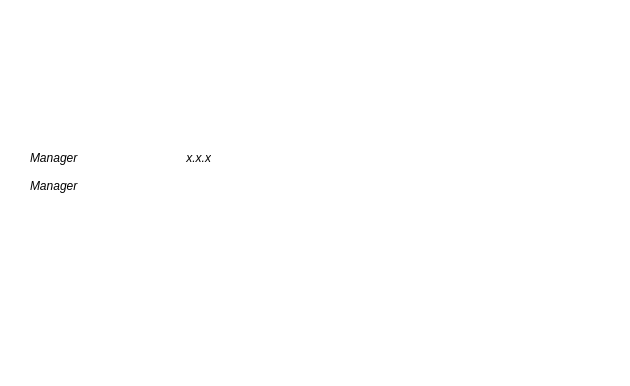
<?xml version="1.0" encoding="UTF-8"?>
<ui version="4.0">
 <class>uiSplashScreen</class>
 <widget class="QDialog" name="uiSplashScreen">
  <property name="geometry">
   <rect>
    <x>0</x>
    <y>0</y>
    <width>630</width>
    <height>386</height>
   </rect>
  </property>
  <property name="palette">
   <palette>
    <active>
     <colorrole role="WindowText">
      <brush brushstyle="SolidPattern">
       <color alpha="255">
        <red>0</red>
        <green>0</green>
        <blue>0</blue>
       </color>
      </brush>
     </colorrole>
     <colorrole role="Button">
      <brush brushstyle="SolidPattern">
       <color alpha="255">
        <red>255</red>
        <green>255</green>
        <blue>255</blue>
       </color>
      </brush>
     </colorrole>
     <colorrole role="Light">
      <brush brushstyle="SolidPattern">
       <color alpha="255">
        <red>255</red>
        <green>255</green>
        <blue>255</blue>
       </color>
      </brush>
     </colorrole>
     <colorrole role="Midlight">
      <brush brushstyle="SolidPattern">
       <color alpha="255">
        <red>255</red>
        <green>255</green>
        <blue>255</blue>
       </color>
      </brush>
     </colorrole>
     <colorrole role="Dark">
      <brush brushstyle="SolidPattern">
       <color alpha="255">
        <red>127</red>
        <green>127</green>
        <blue>127</blue>
       </color>
      </brush>
     </colorrole>
     <colorrole role="Mid">
      <brush brushstyle="SolidPattern">
       <color alpha="255">
        <red>170</red>
        <green>170</green>
        <blue>170</blue>
       </color>
      </brush>
     </colorrole>
     <colorrole role="Text">
      <brush brushstyle="SolidPattern">
       <color alpha="255">
        <red>0</red>
        <green>0</green>
        <blue>0</blue>
       </color>
      </brush>
     </colorrole>
     <colorrole role="BrightText">
      <brush brushstyle="SolidPattern">
       <color alpha="255">
        <red>255</red>
        <green>255</green>
        <blue>255</blue>
       </color>
      </brush>
     </colorrole>
     <colorrole role="ButtonText">
      <brush brushstyle="SolidPattern">
       <color alpha="255">
        <red>0</red>
        <green>0</green>
        <blue>0</blue>
       </color>
      </brush>
     </colorrole>
     <colorrole role="Base">
      <brush brushstyle="SolidPattern">
       <color alpha="255">
        <red>255</red>
        <green>255</green>
        <blue>255</blue>
       </color>
      </brush>
     </colorrole>
     <colorrole role="Window">
      <brush brushstyle="SolidPattern">
       <color alpha="255">
        <red>255</red>
        <green>255</green>
        <blue>255</blue>
       </color>
      </brush>
     </colorrole>
     <colorrole role="Shadow">
      <brush brushstyle="SolidPattern">
       <color alpha="255">
        <red>0</red>
        <green>0</green>
        <blue>0</blue>
       </color>
      </brush>
     </colorrole>
     <colorrole role="AlternateBase">
      <brush brushstyle="SolidPattern">
       <color alpha="255">
        <red>255</red>
        <green>255</green>
        <blue>255</blue>
       </color>
      </brush>
     </colorrole>
     <colorrole role="ToolTipBase">
      <brush brushstyle="SolidPattern">
       <color alpha="255">
        <red>255</red>
        <green>255</green>
        <blue>220</blue>
       </color>
      </brush>
     </colorrole>
     <colorrole role="ToolTipText">
      <brush brushstyle="SolidPattern">
       <color alpha="255">
        <red>0</red>
        <green>0</green>
        <blue>0</blue>
       </color>
      </brush>
     </colorrole>
    </active>
    <inactive>
     <colorrole role="WindowText">
      <brush brushstyle="SolidPattern">
       <color alpha="255">
        <red>0</red>
        <green>0</green>
        <blue>0</blue>
       </color>
      </brush>
     </colorrole>
     <colorrole role="Button">
      <brush brushstyle="SolidPattern">
       <color alpha="255">
        <red>255</red>
        <green>255</green>
        <blue>255</blue>
       </color>
      </brush>
     </colorrole>
     <colorrole role="Light">
      <brush brushstyle="SolidPattern">
       <color alpha="255">
        <red>255</red>
        <green>255</green>
        <blue>255</blue>
       </color>
      </brush>
     </colorrole>
     <colorrole role="Midlight">
      <brush brushstyle="SolidPattern">
       <color alpha="255">
        <red>255</red>
        <green>255</green>
        <blue>255</blue>
       </color>
      </brush>
     </colorrole>
     <colorrole role="Dark">
      <brush brushstyle="SolidPattern">
       <color alpha="255">
        <red>127</red>
        <green>127</green>
        <blue>127</blue>
       </color>
      </brush>
     </colorrole>
     <colorrole role="Mid">
      <brush brushstyle="SolidPattern">
       <color alpha="255">
        <red>170</red>
        <green>170</green>
        <blue>170</blue>
       </color>
      </brush>
     </colorrole>
     <colorrole role="Text">
      <brush brushstyle="SolidPattern">
       <color alpha="255">
        <red>0</red>
        <green>0</green>
        <blue>0</blue>
       </color>
      </brush>
     </colorrole>
     <colorrole role="BrightText">
      <brush brushstyle="SolidPattern">
       <color alpha="255">
        <red>255</red>
        <green>255</green>
        <blue>255</blue>
       </color>
      </brush>
     </colorrole>
     <colorrole role="ButtonText">
      <brush brushstyle="SolidPattern">
       <color alpha="255">
        <red>0</red>
        <green>0</green>
        <blue>0</blue>
       </color>
      </brush>
     </colorrole>
     <colorrole role="Base">
      <brush brushstyle="SolidPattern">
       <color alpha="255">
        <red>255</red>
        <green>255</green>
        <blue>255</blue>
       </color>
      </brush>
     </colorrole>
     <colorrole role="Window">
      <brush brushstyle="SolidPattern">
       <color alpha="255">
        <red>255</red>
        <green>255</green>
        <blue>255</blue>
       </color>
      </brush>
     </colorrole>
     <colorrole role="Shadow">
      <brush brushstyle="SolidPattern">
       <color alpha="255">
        <red>0</red>
        <green>0</green>
        <blue>0</blue>
       </color>
      </brush>
     </colorrole>
     <colorrole role="AlternateBase">
      <brush brushstyle="SolidPattern">
       <color alpha="255">
        <red>255</red>
        <green>255</green>
        <blue>255</blue>
       </color>
      </brush>
     </colorrole>
     <colorrole role="ToolTipBase">
      <brush brushstyle="SolidPattern">
       <color alpha="255">
        <red>255</red>
        <green>255</green>
        <blue>220</blue>
       </color>
      </brush>
     </colorrole>
     <colorrole role="ToolTipText">
      <brush brushstyle="SolidPattern">
       <color alpha="255">
        <red>0</red>
        <green>0</green>
        <blue>0</blue>
       </color>
      </brush>
     </colorrole>
    </inactive>
    <disabled>
     <colorrole role="WindowText">
      <brush brushstyle="SolidPattern">
       <color alpha="255">
        <red>127</red>
        <green>127</green>
        <blue>127</blue>
       </color>
      </brush>
     </colorrole>
     <colorrole role="Button">
      <brush brushstyle="SolidPattern">
       <color alpha="255">
        <red>255</red>
        <green>255</green>
        <blue>255</blue>
       </color>
      </brush>
     </colorrole>
     <colorrole role="Light">
      <brush brushstyle="SolidPattern">
       <color alpha="255">
        <red>255</red>
        <green>255</green>
        <blue>255</blue>
       </color>
      </brush>
     </colorrole>
     <colorrole role="Midlight">
      <brush brushstyle="SolidPattern">
       <color alpha="255">
        <red>255</red>
        <green>255</green>
        <blue>255</blue>
       </color>
      </brush>
     </colorrole>
     <colorrole role="Dark">
      <brush brushstyle="SolidPattern">
       <color alpha="255">
        <red>127</red>
        <green>127</green>
        <blue>127</blue>
       </color>
      </brush>
     </colorrole>
     <colorrole role="Mid">
      <brush brushstyle="SolidPattern">
       <color alpha="255">
        <red>170</red>
        <green>170</green>
        <blue>170</blue>
       </color>
      </brush>
     </colorrole>
     <colorrole role="Text">
      <brush brushstyle="SolidPattern">
       <color alpha="255">
        <red>127</red>
        <green>127</green>
        <blue>127</blue>
       </color>
      </brush>
     </colorrole>
     <colorrole role="BrightText">
      <brush brushstyle="SolidPattern">
       <color alpha="255">
        <red>255</red>
        <green>255</green>
        <blue>255</blue>
       </color>
      </brush>
     </colorrole>
     <colorrole role="ButtonText">
      <brush brushstyle="SolidPattern">
       <color alpha="255">
        <red>127</red>
        <green>127</green>
        <blue>127</blue>
       </color>
      </brush>
     </colorrole>
     <colorrole role="Base">
      <brush brushstyle="SolidPattern">
       <color alpha="255">
        <red>255</red>
        <green>255</green>
        <blue>255</blue>
       </color>
      </brush>
     </colorrole>
     <colorrole role="Window">
      <brush brushstyle="SolidPattern">
       <color alpha="255">
        <red>255</red>
        <green>255</green>
        <blue>255</blue>
       </color>
      </brush>
     </colorrole>
     <colorrole role="Shadow">
      <brush brushstyle="SolidPattern">
       <color alpha="255">
        <red>0</red>
        <green>0</green>
        <blue>0</blue>
       </color>
      </brush>
     </colorrole>
     <colorrole role="AlternateBase">
      <brush brushstyle="SolidPattern">
       <color alpha="255">
        <red>255</red>
        <green>255</green>
        <blue>255</blue>
       </color>
      </brush>
     </colorrole>
     <colorrole role="ToolTipBase">
      <brush brushstyle="SolidPattern">
       <color alpha="255">
        <red>255</red>
        <green>255</green>
        <blue>220</blue>
       </color>
      </brush>
     </colorrole>
     <colorrole role="ToolTipText">
      <brush brushstyle="SolidPattern">
       <color alpha="255">
        <red>0</red>
        <green>0</green>
        <blue>0</blue>
       </color>
      </brush>
     </colorrole>
    </disabled>
   </palette>
  </property>
  <property name="windowTitle">
   <string>Dialog</string>
  </property>
  <property name="styleSheet">
   <string notr="true"/>
  </property>
  <widget class="QLabel" name="lblSplash">
   <property name="geometry">
    <rect>
     <x>0</x>
     <y>0</y>
     <width>631</width>
     <height>321</height>
    </rect>
   </property>
   <property name="styleSheet">
    <string notr="true"/>
   </property>
   <property name="text">
    <string/>
   </property>
   <property name="scaledContents">
    <bool>true</bool>
   </property>
  </widget>
  <widget class="QLabel" name="lblSoftwareName">
   <property name="geometry">
    <rect>
     <x>30</x>
     <y>150</y>
     <width>141</width>
     <height>16</height>
    </rect>
   </property>
   <property name="font">
    <font>
     <family>Cantarell</family>
     <pointsize>9</pointsize>
     <weight>12</weight>
     <italic>true</italic>
     <bold>false</bold>
    </font>
   </property>
   <property name="styleSheet">
    <string notr="true"> font: italic 100 9pt &quot;Cantarell&quot;;
background-color: rgba(255, 255, 255, 0);


</string>
   </property>
   <property name="text">
    <string notr="true">Manager</string>
   </property>
  </widget>
  <widget class="QLabel" name="lblSlogan">
   <property name="geometry">
    <rect>
     <x>470</x>
     <y>355</y>
     <width>141</width>
     <height>16</height>
    </rect>
   </property>
   <property name="font">
    <font>
     <family>Helvetica</family>
     <pointsize>8</pointsize>
     <weight>50</weight>
     <bold>false</bold>
    </font>
   </property>
   <property name="styleSheet">
    <string notr="true">color: rgb(255,255,255) ; </string>
   </property>
   <property name="text">
    <string>Born In WCA</string>
   </property>
   <property name="alignment">
    <set>Qt::AlignRight|Qt::AlignTrailing|Qt::AlignVCenter</set>
   </property>
  </widget>
  <widget class="QLabel" name="lblVersionAlias">
   <property name="geometry">
    <rect>
     <x>30</x>
     <y>178</y>
     <width>561</width>
     <height>16</height>
    </rect>
   </property>
   <property name="font">
    <font>
     <family>Cantarell</family>
     <pointsize>9</pointsize>
     <weight>12</weight>
     <italic>true</italic>
     <bold>false</bold>
    </font>
   </property>
   <property name="styleSheet">
    <string notr="true"> font: italic 100 9pt &quot;Cantarell&quot;;
background-color: rgba(255, 255, 255, 0);</string>
   </property>
   <property name="text">
    <string notr="true">Manager</string>
   </property>
  </widget>
  <widget class="QLabel" name="lblCompany">
   <property name="geometry">
    <rect>
     <x>480</x>
     <y>332</y>
     <width>131</width>
     <height>20</height>
    </rect>
   </property>
   <property name="font">
    <font>
     <family>Helvetica</family>
     <pointsize>8</pointsize>
     <weight>50</weight>
     <italic>false</italic>
     <bold>false</bold>
     <underline>false</underline>
     <strikeout>false</strikeout>
    </font>
   </property>
   <property name="styleSheet">
    <string notr="true">color: rgb(255,255,255) ; </string>
   </property>
   <property name="text">
    <string>www.worldcoinalliance.net</string>
   </property>
   <property name="alignment">
    <set>Qt::AlignRight|Qt::AlignTrailing|Qt::AlignVCenter</set>
   </property>
  </widget>
  <widget class="QLabel" name="lblAction">
   <property name="geometry">
    <rect>
     <x>30</x>
     <y>332</y>
     <width>341</width>
     <height>16</height>
    </rect>
   </property>
   <property name="font">
    <font>
     <family>DejaVu Serif</family>
     <pointsize>8</pointsize>
    </font>
   </property>
   <property name="styleSheet">
    <string notr="true">color: rgb(255,255,255) ; </string>
   </property>
   <property name="text">
    <string>Loading ...</string>
   </property>
  </widget>
  <widget class="QLabel" name="lblSystemObject">
   <property name="geometry">
    <rect>
     <x>30</x>
     <y>355</y>
     <width>341</width>
     <height>16</height>
    </rect>
   </property>
   <property name="font">
    <font>
     <family>Ikarus</family>
     <pointsize>8</pointsize>
     <weight>50</weight>
     <bold>false</bold>
    </font>
   </property>
   <property name="styleSheet">
    <string notr="true">color: rgb(255,255,255) ; </string>
   </property>
   <property name="text">
    <string>___</string>
   </property>
  </widget>
  <widget class="QLabel" name="lblVersion">
   <property name="geometry">
    <rect>
     <x>170</x>
     <y>150</y>
     <width>41</width>
     <height>16</height>
    </rect>
   </property>
   <property name="font">
    <font>
     <family>Cantarell</family>
     <pointsize>9</pointsize>
     <weight>12</weight>
     <italic>true</italic>
     <bold>false</bold>
    </font>
   </property>
   <property name="styleSheet">
    <string notr="true">font: italic bold 100 9pt &quot;Cantarell&quot;;
background-color: rgba(255, 255, 255, 0);</string>
   </property>
   <property name="text">
    <string>x.x.x</string>
   </property>
   <property name="alignment">
    <set>Qt::AlignRight|Qt::AlignTrailing|Qt::AlignVCenter</set>
   </property>
  </widget>
 </widget>
 <resources/>
 <connections/>
</ui>
